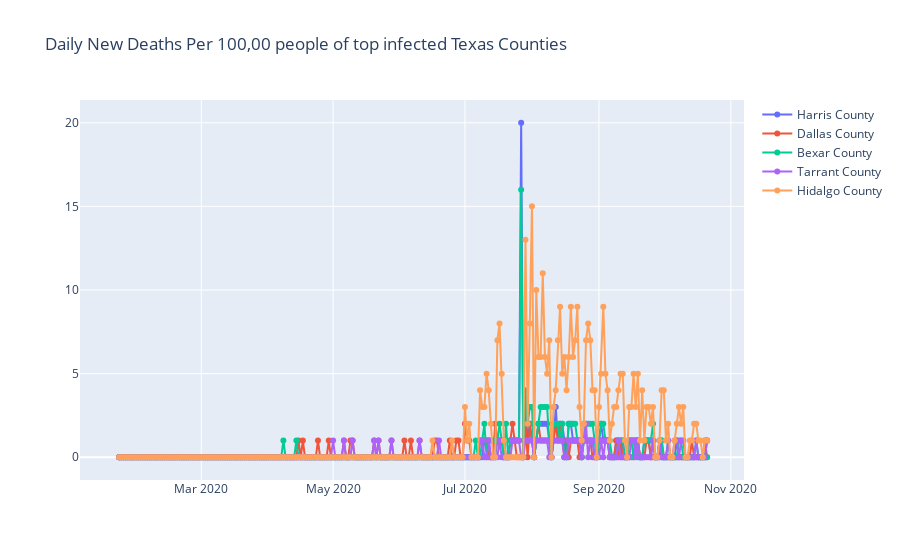

Write notebook code for a chart like this one.
### Markdown cell above
# Daily Trend of New Deaths of Top 5 Infected Counties in Texas per 200,000 people.

### Code cell
#plot daily texas counties new death 

trace0 = go.Scatter(x=MyTxDeaths.index, y=MyTxDeaths["Harris_County"], 
                    name="Harris County", 
                    mode="lines+markers") 

trace1 = go.Scatter(x=MyTxDeaths.index, y=MyTxDeaths["Dallas_County"], 
                    name="Dallas County", 
                    mode="lines+markers") 

trace2 = go.Scatter(x=MyTxDeaths.index, y=MyTxDeaths["Bexar_County"], 
                    name="Bexar County", 
                    mode="lines+markers") 

trace3 = go.Scatter(x=MyTxDeaths.index, y=MyTxDeaths["Tarrant_County"], 
                    name="Tarrant County", 
                    mode="lines+markers") 

trace4 = go.Scatter(x=MyTxDeaths.index, y=MyTxDeaths["Hidalgo_County"], 
                    name="Hidalgo County", 
                    mode="lines+markers") 

mydata = go.Data([trace0, trace1,trace2, trace3,trace4])

mylayout = go.Layout(
    title="Daily New Deaths Per 100,00 people of top infected Texas Counties"
)

fig4 = go.Figure(data=mydata, layout=mylayout)

plotly.offline.iplot(fig4, filename = '')

fig4.write_image("images/DailyTrend_NewDeaths_TexasCounties.png")

### Figure 1 — Plotly figure (JSON) as saved in the notebook; plotly's stock layout.template omitted (floating-point values rounded to 4 significant figures; data arrays with more than 128 entries replaced by an {"elided": "..."} marker saying what was removed)
{"data": [{"mode": "lines+markers", "name": "Harris County", "type": "scatter", "x": {"elided": "274 str values"}, "y": {"elided": "274 int values"}}, {"mode": "lines+markers", "name": "Dallas County", "type": "scatter", "x": {"elided": "274 str values"}, "y": {"elided": "274 int values"}}, {"mode": "lines+markers", "name": "Bexar County", "type": "scatter", "x": {"elided": "274 str values"}, "y": {"elided": "274 int values"}}, {"mode": "lines+markers", "name": "Tarrant County", "type": "scatter", "x": {"elided": "274 str values"}, "y": {"elided": "274 int values"}}, {"mode": "lines+markers", "name": "Hidalgo County", "type": "scatter", "x": {"elided": "274 str values"}, "y": {"elided": "274 int values"}}], "layout": {"title": {"text": "Daily New Deaths Per 100,00 people of top infected Texas Counties"}}}
